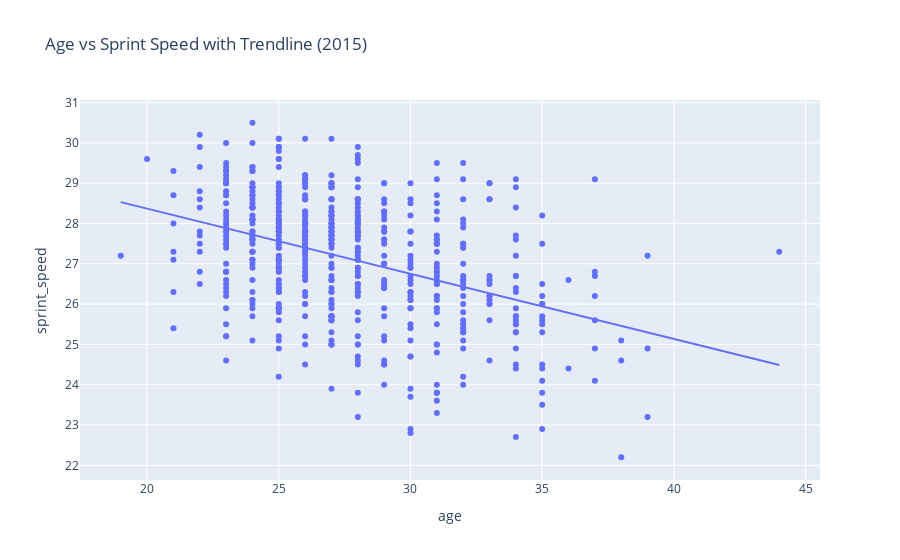

The cell this chart's notebook holds for it:
### Code cell
fig = px.scatter(
    df15,
    x="age",
    y="sprint_speed",
    trendline="ols",
    hover_data=["last_name, first_name", "team"],
    title="Age vs Sprint Speed with Trendline (2015)"
)

fig.show()

### Figure 1 — Plotly figure (JSON) as saved in the notebook; plotly's stock layout.template omitted (floating-point values rounded to 4 significant figures; data arrays with more than 128 entries replaced by an {"elided": "..."} marker saying what was removed)
{"data": [{"customdata": {"elided": "550x2 str values"}, "hovertemplate": "age=%{x}<br>sprint_speed=%{y}<br>last_name, first_name=%{customdata[0]}<br>team=%{customdata[1]}<extra></extra>", "legendgroup": "", "marker": {"color": "#636efa", "symbol": "circle"}, "mode": "markers", "name": "", "orientation": "v", "showlegend": false, "type": "scatter", "x": {"elided": "550 int values"}, "xaxis": "x", "y": {"elided": "550 float values"}, "yaxis": "y"}, {"hovertemplate": "<b>OLS trendline</b><br>sprint_speed = -0.161709 * age + 31.6028<br>R<sup>2</sup>=0.168298<br><br>age=%{x}<br>sprint_speed=%{y} <b>(trend)</b><extra></extra>", "legendgroup": "", "marker": {"color": "#636efa", "symbol": "circle"}, "mode": "lines", "name": "", "showlegend": false, "type": "scatter", "x": {"elided": "550 int values"}, "xaxis": "x", "y": {"elided": "550 float values"}, "yaxis": "y"}], "layout": {"legend": {"tracegroupgap": 0}, "title": {"text": "Age vs Sprint Speed with Trendline (2015)"}, "xaxis": {"anchor": "y", "domain": [0, 1], "title": {"text": "age"}}, "yaxis": {"anchor": "x", "domain": [0, 1], "title": {"text": "sprint_speed"}}}}
